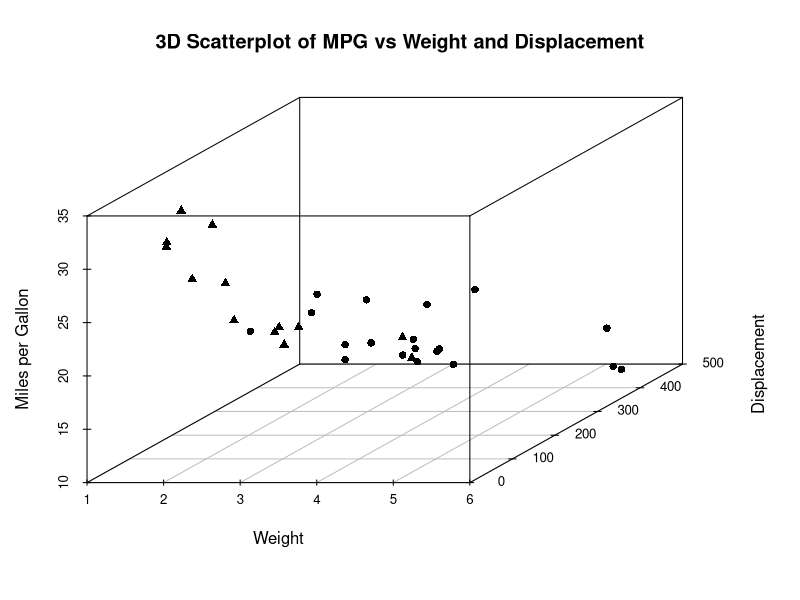
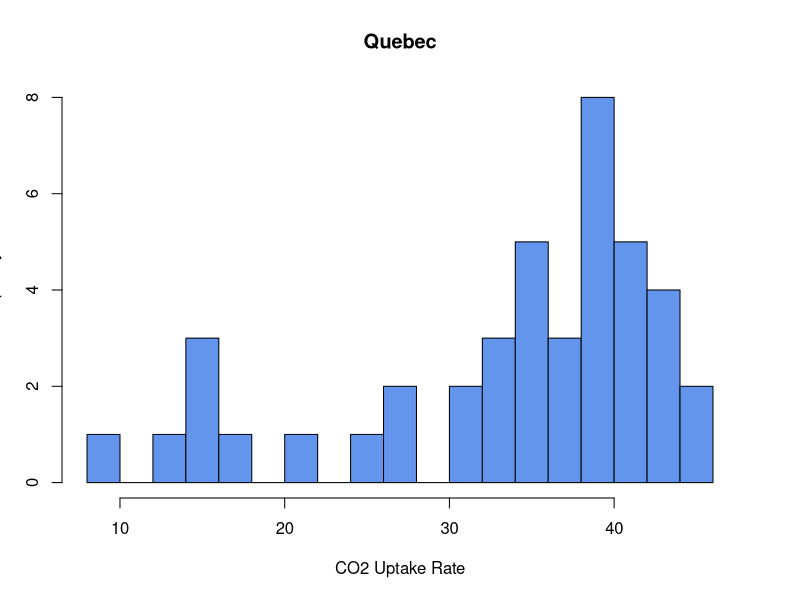
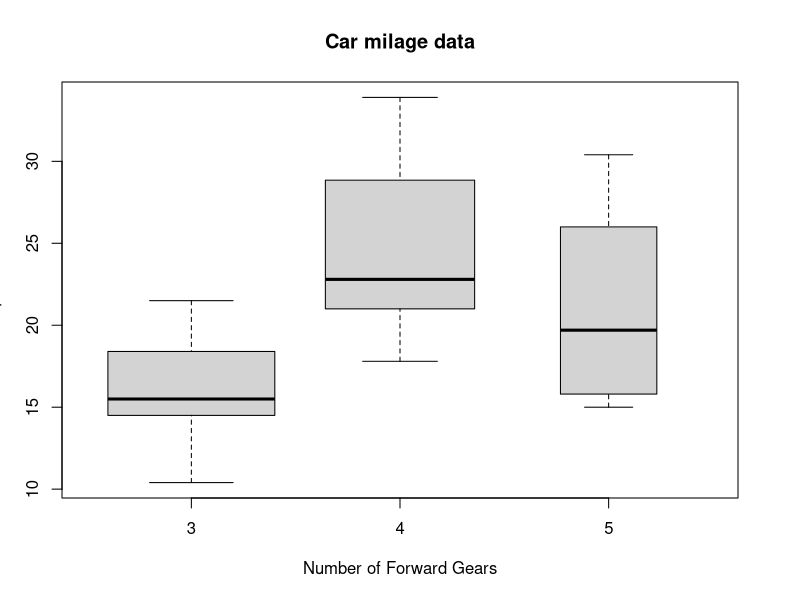

Write the R code that produced these figures, in order.
#Homework 2 by Dmitrii Shurkhai

#Question1
#Using the sqldf() function found in the sqldf package to select data from
#the CO2 data set, execute the SQL statement required to calculate the average
#value for uptake grouped by Type. Please use only SQL for the solution to this
#question.

library(sqldf)

sqldf("
  SELECT Type,
         AVG(uptake) AS avg_uptake
  FROM CO2
  GROUP BY Type
")

#Question2
# Use the following vector assignment statements to provide data content for a
#new data frame:
#  Died.At <- c(22,40,72,41)
#Writer.At <- c(16, 18, 36, 36)
#First.Name <- c("John", "Edgar", "Walt", "Jane")
#Second.Name <- c("Doe", "Poe", "Whitman", "Austen")
#Sex <- c("MALE", "MALE", "MALE", "FEMALE")
#Date.Of.Death <- c("2015-05-10", "1849-10-07", "1892-
#03-26","1817-07-18")
Died.At <- c(22, 40, 72, 41)
Writer.At <- c(16, 18, 36, 36)
First.Name <- c("John", "Edgar", "Walt", "Jane")
Second.Name <- c("Doe", "Poe", "Whitman", "Austen")
Sex <- c("MALE", "MALE", "MALE", "FEMALE")
Date.Of.Death <- c("2015-05-10", "1849-10-07", "1892-03-26", "1817-07-18")

#Write some data munging code to performing the following operations:
#  • Create a new data frame df with the above data for each of six columns.
df <- data.frame(
  Died.At = Died.At,
  Writer.At = Writer.At,
  First.Name = First.Name,
  Second.Name = Second.Name,
  Sex = Sex,
  Date.Of.Death = Date.Of.Death,
  stringsAsFactors = FALSE
)
#• Use the appropriate as.() function to cast the Sex variable to a factor.
df$Sex <- as.factor(df$Sex)
#• The variable names are inconvenient so write R code to change them to:
#  age_at_death, age_as_writer, first_name, surname,
#gender, date_died [Hint: remember the names() function for data
#                   frames.]
names(df) <- c("age_at_death", "age_as_writer", "first_name", "surname", "gender", "date_died")
#• Say “John Doe” died on his birthday, calculate and display his birthdate
#value (only John’s) based on the variables date_died and
#age_at_death

john_doe <- df$first_name == "John" & df$surname == "Doe"
df$date_died <- as.Date(df$date_died)
library(lubridate)
john_birthdate_exact <- df$date_died[john_doe] %m-% years(df$age_at_death[john_doe])
john_birthdate_exact

#Question3
#When recording experimental observations, there are two general formats found
#in data sets – “long” and “wide.” The long format for recording observations is
#when there is one observation row per variable. 

product <- c("A", "B")
height  <- c(10, 20)
width   <- c(5, 10)
weight  <- c(2, NA)

observations_wide <- data.frame(product, height, width, weight)

#Write a data transformation R script to take the observations_wide data
#frame above and convert it to long format. Here is what the output should look
#like below (make sure you order the rows to match the results shown).

library(reshape2)

observations_long <- melt(
  observations_wide,
  id.vars = "product",
  variable.name = "variable",
  value.name = "value",
  na.rm = TRUE
)

observations_long

#not the right order

observations_long <- observations_long[
  order(observations_long$product, observations_long$variable),
]

observations_long 

# product variable value
#A height 10
#A width 5
#A weight 2
#B height 20
#B width 10

#Question4

#Using the mtcars data set, write an R script that calculates the average miles per
#gallon (mpg variable) by number of cylinders in the car (cyl variable). The
#output should be the following:
#  4 6 8
#26.66364 19.74286 15.10000


mpg_split <- split(mtcars$mpg, mtcars$cyl)

avg_mpg <- sapply(mpg_split, mean)

avg_mpg

#Question5

#Using the mtcars data set, write an R script to calculate the absolute difference
#between the average horsepower of 4-cylinder cars and the average horsepower
#of 8-cylinder cars. [Hint: you may wish to use the base R abs() function for
#                     calculating the absolute value of a number.]

mean_hp <- tapply(mtcars$hp, mtcars$cyl, mean)

# Compute the absolute difference between 4-cyl and 8-cyl
abs_diff <- abs(mean_hp["4"] - mean_hp["8"])

abs_diff
#4
#126.5779

#Question6
#Using the airquality data set, provide the R code that calculates mean value
#of the Temp variable when the Month variable is equal to 6?

mean(airquality$Temp[airquality$Month == 6])
#79.1

#Question7
#Write the dplyr code required to calculate the mean mpg for each
#transmission type (0 = automatic, 1 = manual) using the am variable in the
#mtcars data set. Sort the resulting list by mean mpg. Use a single dplyr

library(dplyr)

mtcars %>%
  group_by(am) %>%
  summarise(mean_mpg = mean(mpg)) %>%
  arrange(mean_mpg)
#statement with multiple pipes in the solution. The resulting output should be:
  # A tibble: 2 x 2
  # am mean_mpg
  # <dbl> <dbl>
  #1 0 17.1
  #2 1 24.4

#Question8
#In this question you’ll need to use the scatterplot3d package in order to
#render a 3D visualization for the mtcars data set. You’ll need to use the
#scatterplot3d() function in this package. Please provide the R code that
#produces a data visualization with the following requirements:
#  • Use the variables for the X, Y and Z axis respectively: wt, disp, mpg
#• Include an appropriate title for the plot
#• Include labels for each axis and include the units for the variables
#• Add a fourth data point to the plot, the am variable (transmission type), by
#using the pch argument.
#• Please specify each argument name when calling the function.

library(scatterplot3d)

scatterplot3d(
  x = mtcars$wt,
  y = mtcars$disp,
  z = mtcars$mpg,
  main = "3D Scatterplot of MPG vs Weight and Displacement",
  xlab = "Weight",
  ylab = "Displacement",
  zlab = "Miles per Gallon",
  pch = ifelse(mtcars$am == 0, 16, 17)
)

#Question9
#Using the CO2 data set, produce a histogram for the uptake variable for a
#subset of the data set where the Type variable is equal to “Quebec.” The
#visualization must follow the specifications:
#  • Use 20 cells (aka buckets, breaks) for the plot
#• Use the color name "cornflowerblue" for the plot
#• Add a title “Quebec”
#• Add an X-axis label "CO2 Uptake Rate"
#• Add a Y-axis label “Frequency”
#• Store the histogram in an object variable
#• Extract and display the metadata for break points (cell boundaries)
#• Extract and display the metadata for the counts for each cell

uptake_qc <- CO2$uptake[CO2$Type == "Quebec"]

hist_qc <- hist(
  x = uptake_qc,
  breaks = 20,
  col = "cornflowerblue",
  main = "Quebec",
  xlab = "CO2 Uptake Rate",
  ylab = "Frequency",
  plot = TRUE
)


# Extract and display the metadata for break points (cell boundaries)
hist_qc$breaks

#Extract and display the metadata for the counts for each cell
hist_qc$counts

#Question10
#Provide the R code necessary to reproduce the boxplot data visualization below
#using the mtcars data set. Make sure the width of each box represents the
#number of observations in the group.


boxplot(
  mpg ~ gear,
  data = mtcars,
  varwidth = TRUE,
  main = "Car milage data",
  xlab = "Number of Forward Gears",
  ylab = "Miles per Gallon",
  col = "lightgray"
)
